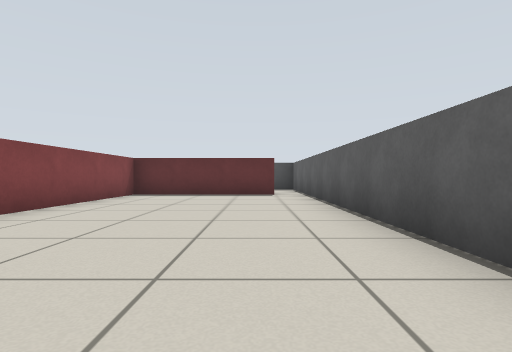
View 1 (above)

19 first-person views from a walk through a Gazebo world. The camera is 0.51 m above the floor, looks level and sees 80° across. The floor is counted in squares, 1 m on a side. Each view is taken from the middle of a square. On the plan, view 1 faces up. The plan holds only what a view shows up to about 9 squares ahead; the rest is blank.

View 2
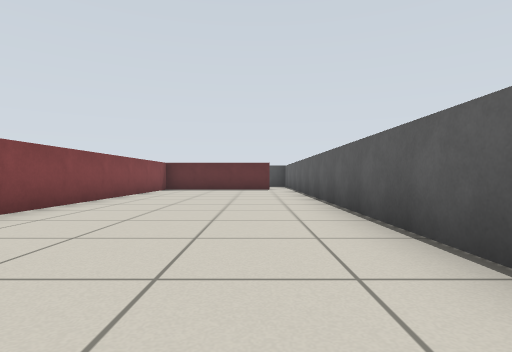

View 3
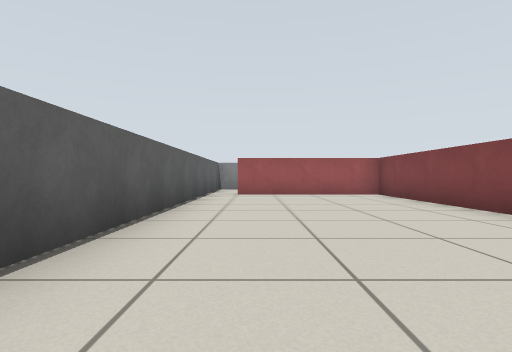

View 4
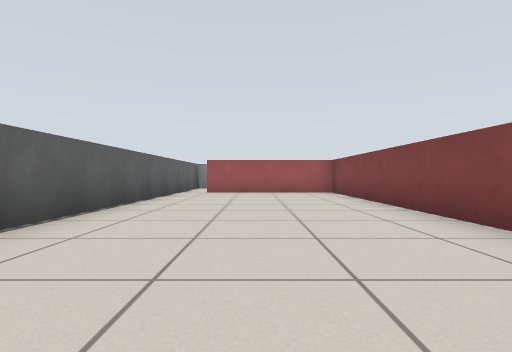

View 5
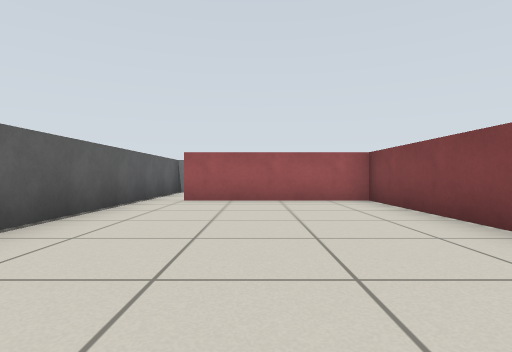

View 6
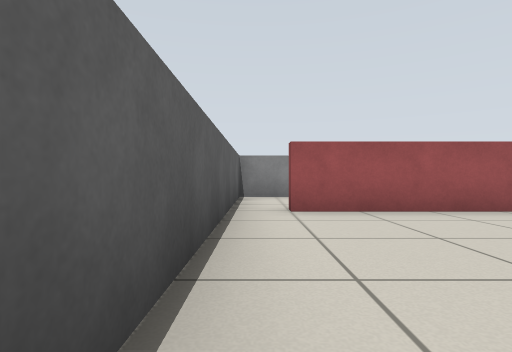

View 7
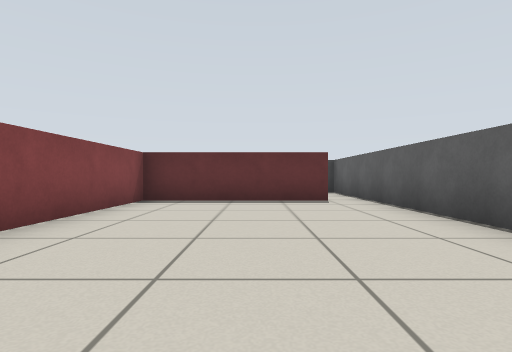

View 8
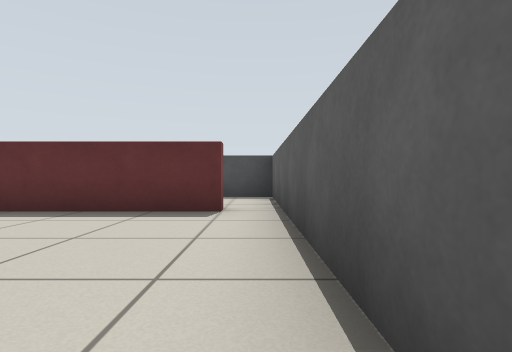

View 9
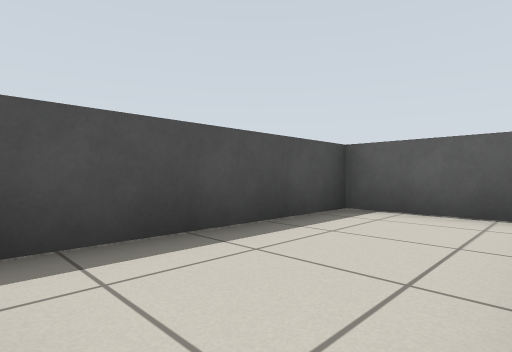

View 10
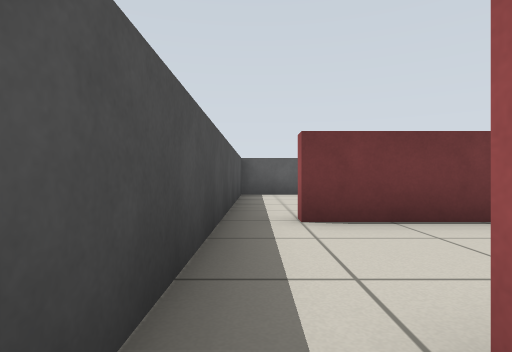

View 11
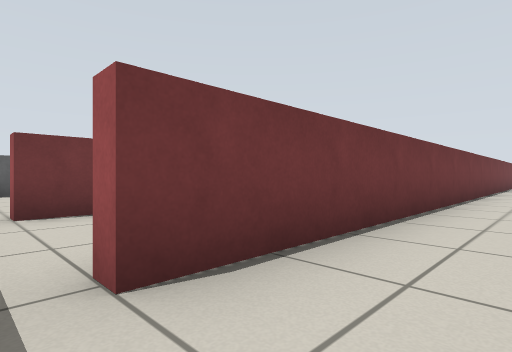

View 12
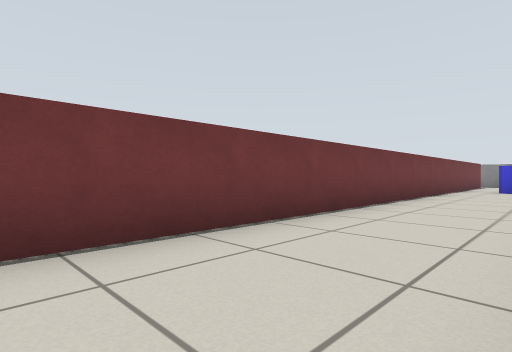

View 13
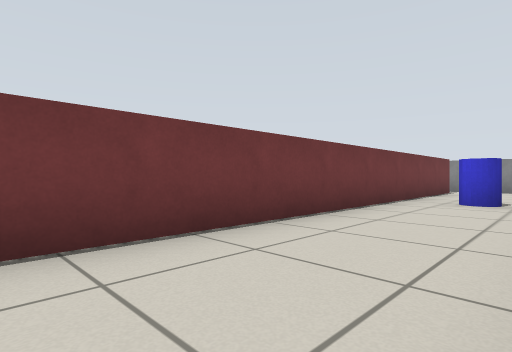

View 14
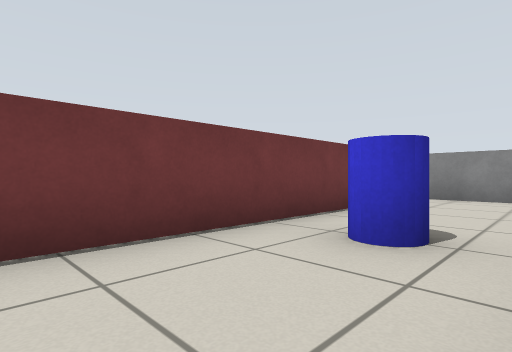

View 15
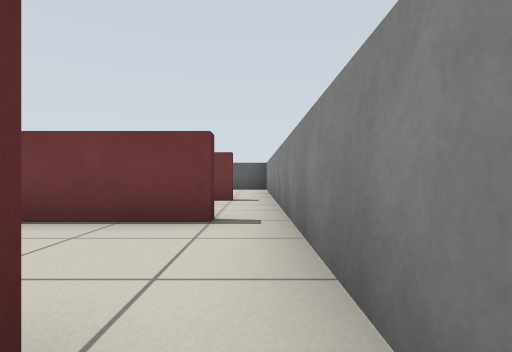

View 16
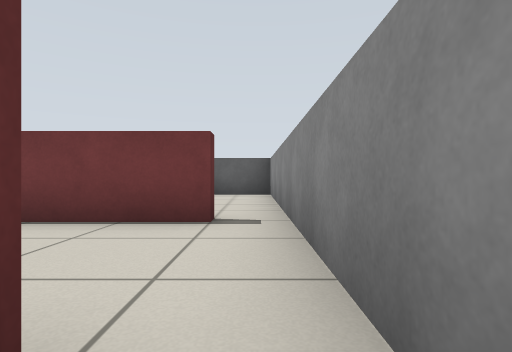

View 17
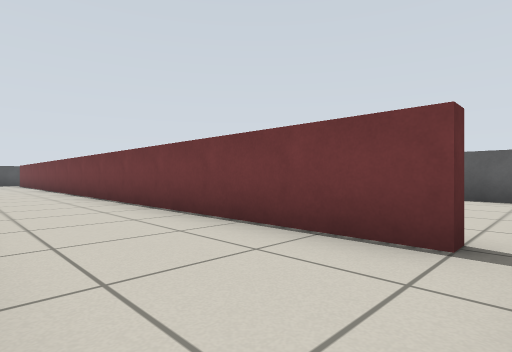

View 18
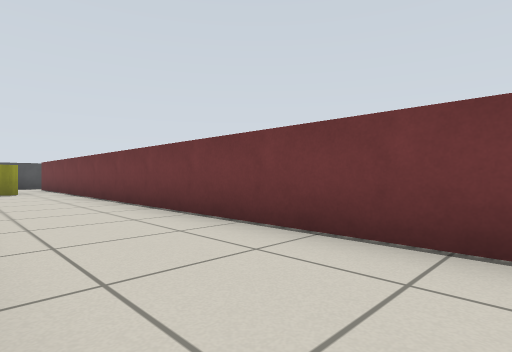

View 19
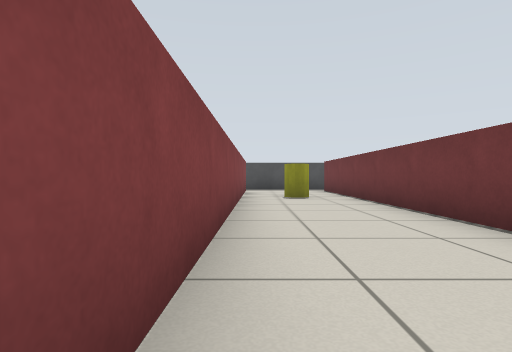

### Floor plan
Key: @ floor where view 1 was taken; # wall or solid block; . floor; C blue cylinder; Y yellow cylinder.
Columns run from 10 left of view 1 to 2 right of it. Each row starts with its distance up from view 1.
 12     #########
 11   ..........#
 10   .#..#.....#
  9   .#..#.....#
  8  ..#.Y#####.#
  7  ..#.Y#.....#
  6  ..#..#.....#
  5  ..#..#.....#
  4  ..#..#.....#
  3  ..#..#.....#
  2  ..#..#.....#
  1  ..#..#.....#
  0  ..#..#...@.#
 -1  ..#..#.....#
 -2  ..#..#.....#
 -3  .C#..#.....#
 -4  .C#..#.....#
 -5  ..#..#.....#
 -6  ..#..#####.#
 -7 #..#..#.....#
 -8 ............#
 -9  ############

Positions as (right, up) in squares from view 1, and headings:
1: (0, 0), facing up
2: (0, -3), facing up
3: (0, 3), facing down
4: (-1, 4), facing down
5: (-1, 1), facing down
6: (1, -1), facing down
7: (-1, 2), facing up
8: (1, 4), facing up
9: (-3, 9), facing up-right
10: (-7, 11), facing right
11: (-8, 11), facing down-right
12: (-9, 8), facing down-right
13: (-9, 3), facing down-right
14: (-9, -1), facing down-right
15: (-10, -8), facing right
16: (-7, -8), facing right
17: (-6, -8), facing up-right
18: (-6, -3), facing up-right
19: (-6, 0), facing up
